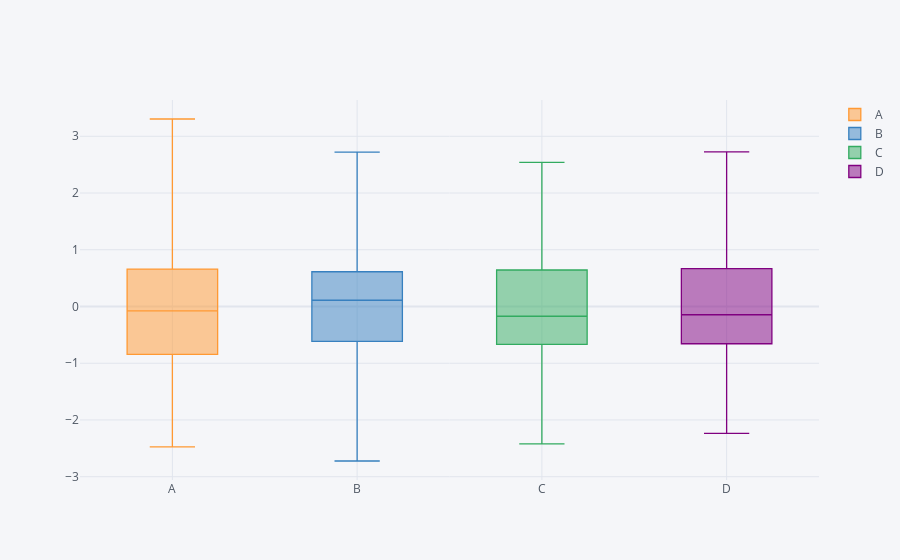

The notebook cell this image was saved under:
### Code cell
df4.iplot(kind='box',x='A',y='C',mode ='markers')
